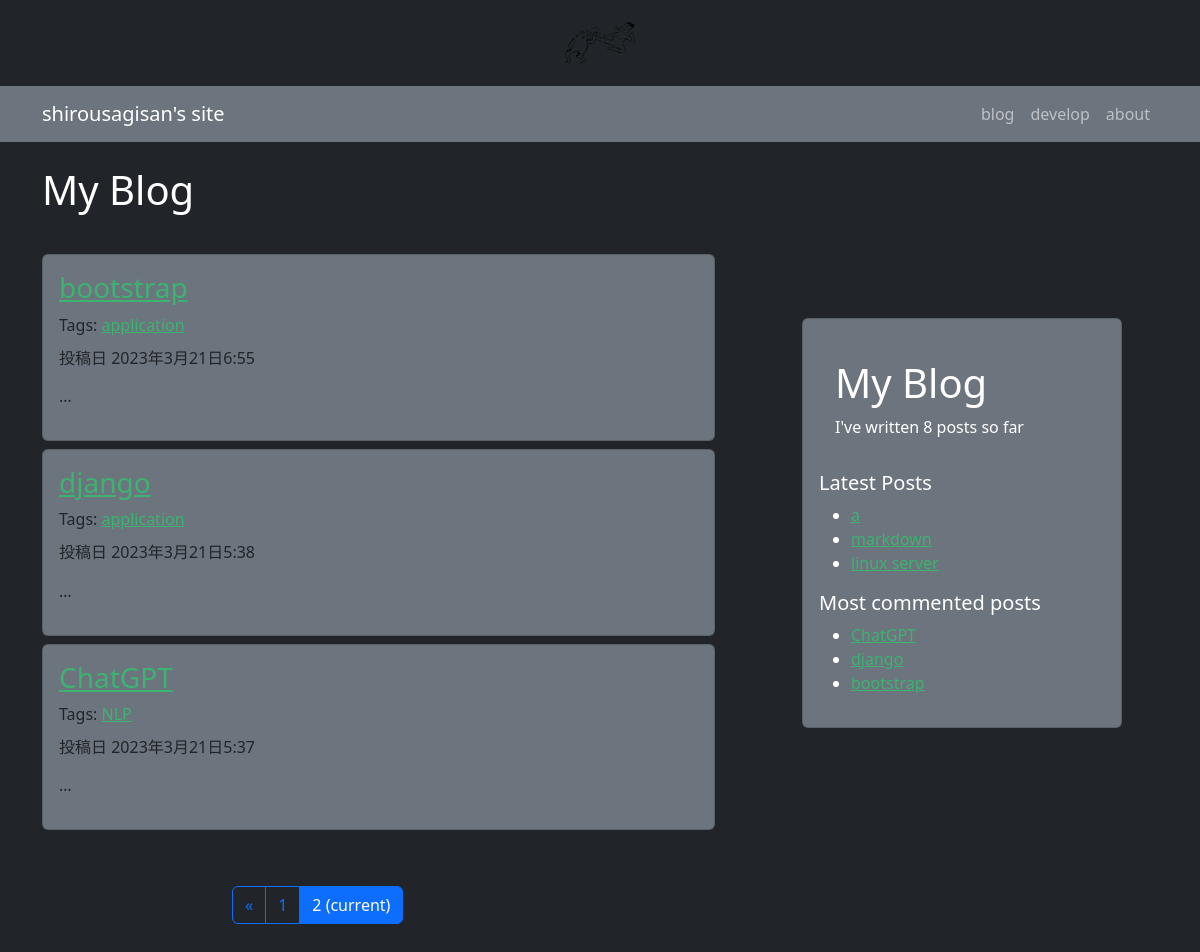
/blog/?page=2, run on an earlier commit of the app's database.
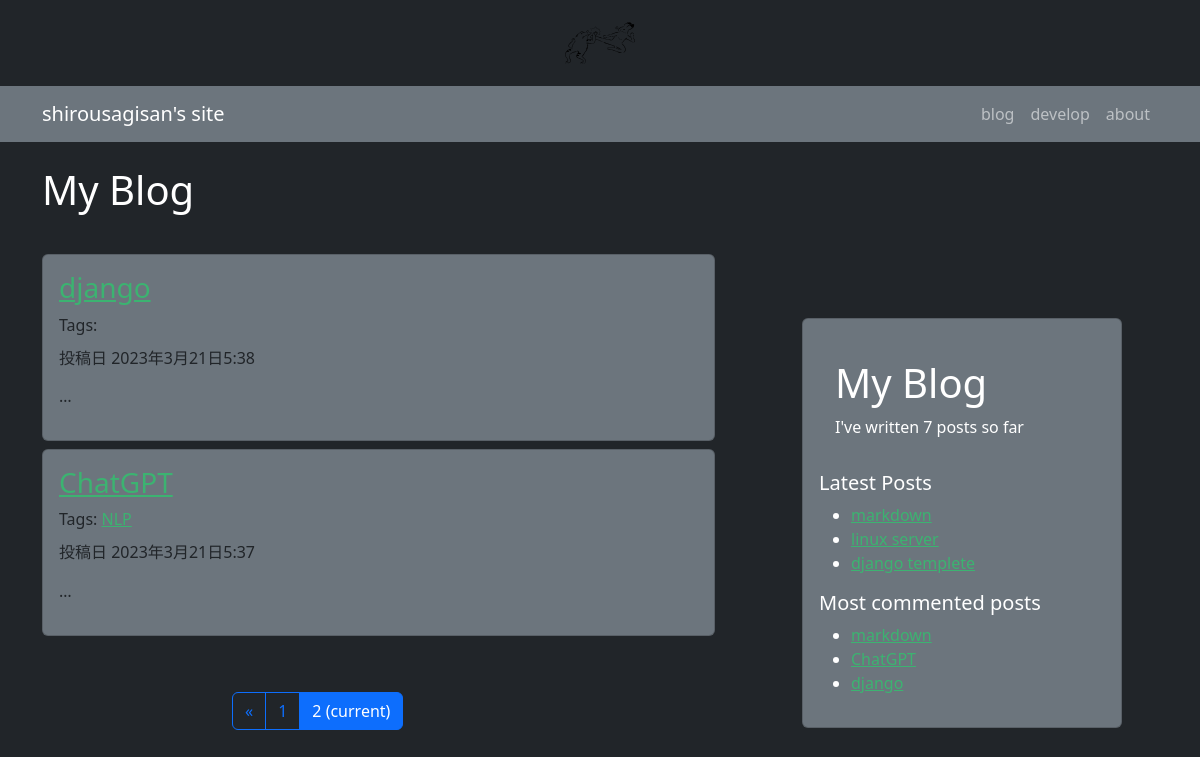
And on a later commit of the database.
### blog/models.py (models this page shows, shortened)
class Post(models.Model):
    class Status(models.TextChoices):
        DRAFT = "DF", "Draft"
        PUBLISHED = "PB", "Published"
    title = models.CharField(max_length=50)
    body = models.TextField()
    slug = models.SlugField()
    status = models.CharField(max_length=2
                                ,choices=Status.choices,
                                default=Status.DRAFT)
    publish = models.DateTimeField(default=timezone.datetime.now(pytz.timezone("Asia/Tokyo")))
    created = models.DateTimeField(auto_now_add=True)
    update = models.DateTimeField(auto_now=True)
    objects = models.Manager()
    published = PublishedManager()
    tags = TaggableManager()
    class Meta:
        ordering = ["-publish"]
        indexes = [
            models.Index(fields=["-publish"])
        ]
    def get_absolute_url(self):
        return reverse("blog:post_detail", args=[
                        self.publish.year,
                        self.publish.month,
                        self.publish.day,
                        self.slug
                        ])

### blog/views.py (the view)
# urls.py: path("blog/", views.post_list, name="list"),
def post_list(request, tag_slug=None):
    post_lists = models.Post.published.all()
    tag = None
    if tag_slug:
        tag = get_object_or_404(Tag, slug=tag_slug)
        post_lists = post_lists.filter(tags__in=[tag])
    paginator = Paginator(post_lists, 5)
    page_number = request.GET.get('page', 1)
    try:
        posts = paginator.page(page_number)
    except PageNotAnInteger:
        posts = paginator.page(1)
    except EmptyPage:
        posts = paginator.page(paginator.num_pages)
    return render(request,
                    'blog/list.html',
                    {'posts': posts,
                    'tag': tag})

### blog/models.py (called while the page is built)
    def get_queryset(self):
        return super().get_queryset()\
            .filter(status=Post.Status.PUBLISHED)

### blog/templatetags/blog_tags.py (called while the page is built)
@register.simple_tag
def total_posts():
    return Post.published.count()

@register.inclusion_tag("blog/latest_posts.html")
def show_latest_posts(count=3):
    latest_posts = Post.published.order_by("-publish")[:count]
    return {"latest_posts": latest_posts}

@register.filter(name="markdown")
def markdown_format(text):
    return mark_safe(markdown.markdown(text))

@register.simple_tag
def get_most_commented_posts(count=3):
    return Post.published.annotate(
        total_comments=Count('comments')
        ).order_by('-total_comments')[:count]

### templates/blog/list.html (shortened to what this page needs)
{% extends 'blog/base.html' %}
{% load blog_tags %}
{% block content %}
<div class="container">
  <h1 class="py-4">My Blog</h1>
  <div class="row">
    <div class="col-md-8 col-12">
      {% for post in posts %}
      <div class="row my-2">
        <div class="col-md-11">
          <div class="card bg-secondary text-dark" style="max-width: 60rem;">
              <div class="card-body">
                <h3 class="card-title">
                  <a href="{{ post.get_absolute_url}}" style="color:#3cb371">
                    {{ post.title }}
                  </a>
                </h3>
                <p>
                  Tags:
                  {% for tag in post.tags.all %}
                    <a href="{% url 'blog:post_list_by_tag' tag.slug %}" style="color:#3cb371">
                      {{ tag.name }}
                    </a>
                  {% endfor %}
                </p>
                <h6 class="card-subtitle">
                  投稿日 {{ post.publish }}
                </h6>
                <p class="card-text">
                  {{ post.body|markdown|truncatewords:0|linebreaks}}
                </p>
              </div>
            </div>
        </div>
      </div>
      {% endfor %}
      <div class="row justify-content-center">
        <div class="col-6 mt-5">
          {% include "paginator3.html" with items_page=posts %}
        </div>
      </div>
    </div>
    <div class="col-1 d-none d-md-block">
      <div class="sticky-top py-5" >
        <div class="card card-body bg-secondary mt-4" style="width: 20rem;">
          <h1 class="px-3 pt-4">My Blog</h1>
          <p class="px-3">I've written {% total_posts %} posts so far<p>
            <h5>Latest Posts</h5>
            {% show_latest_posts %}
          <h5>Most commented posts</h5>
          {% get_most_commented_posts as most_comments_posts %}
          <ul>
            {% for post in most_comments_posts %}
              <li>
                <a href="{{ post.get_absolute_url }}"style="color:#3cb371">{{ post.title }}</a>
              </li>
            {% endfor %}
          </ul>
        </div>
      </div>
    </div>
  </div>
</div>
{% endblock content %}

### templates/blog/latest_posts.html
<ul>
  {% for post in latest_posts %}
    <li>
      <a href="{{ post.get_absolute_url }}" style="color:#3cb371">{{ post.title }}</a>
    </li>
  {% endfor %}
</ul>

What changed in the data, as far as the page shows it:
no longer on this page (row unchanged): Post: title "bootstrap", publish "2023年3月21日6:55", body "…"
removed Tag: name "application"
removed Post: title "a", shown under "Latest Posts"
now on one of the page's lists (row edited): Post: title "markdown"
now on this page (row unchanged): Post: title "django templete", shown under "Latest Posts"
Also different on the page:
text no longer shown: "8"
text now shown: "7"
